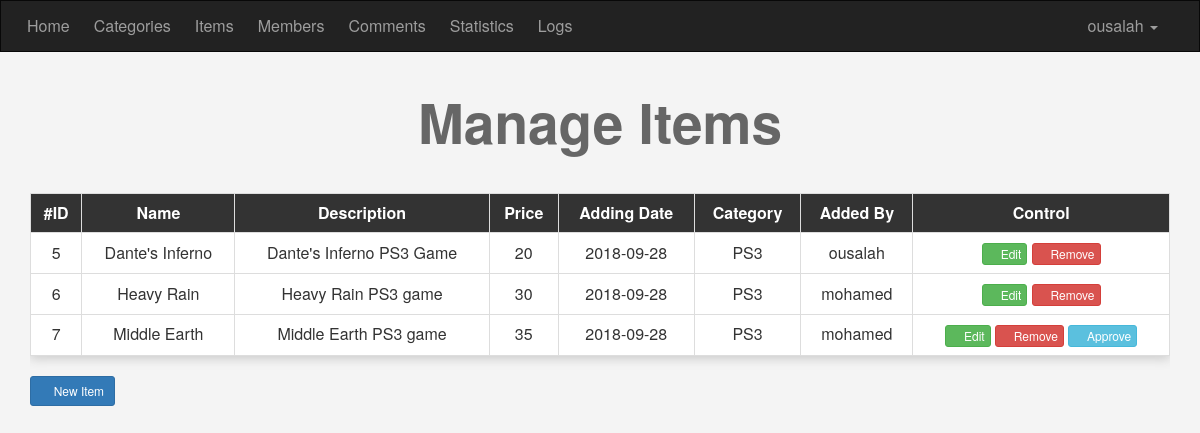
The page /admin/items.php (signed in) on the database its author committed.
### tables this page shows
CREATE TABLE `items` (
  `ItemID` int(11) NOT NULL,
  `Name` varchar(255) NOT NULL,
  `Description` text NOT NULL,
  `Price` varchar(255) NOT NULL,
  `Add_Date` date NOT NULL,
  `Country_Made` varchar(255) NOT NULL,
  `Image` varchar(255) NOT NULL,
  `Status` varchar(255) NOT NULL COMMENT 'New, Used, Like New, ...',
  `Rating` smallint(6) NOT NULL,
  `Approve` tinyint(4) NOT NULL DEFAULT '0' COMMENT '0 == Not approved, 1 == approved',
  `CatID` int(11) NOT NULL,
  `MemberID` int(11) NOT NULL
);

CREATE TABLE `categories` (
  `ID` int(11) NOT NULL,
  `Name` varchar(255) NOT NULL,
  `Description` text NOT NULL,
  `Ordering` int(11) NOT NULL DEFAULT '0',
  `Visibility` tinyint(4) NOT NULL DEFAULT '1' COMMENT '0 = hidden, 1 = visible',
  `Allow_Comment` tinyint(4) NOT NULL DEFAULT '1',
  `Allow_Ads` tinyint(4) NOT NULL DEFAULT '1'
);

CREATE TABLE `users` (
  `UserID` int(11) NOT NULL,
  `Username` varchar(255) NOT NULL,
  `Password` varchar(255) NOT NULL,
  `Email` varchar(255) NOT NULL,
  `FullName` varchar(255) NOT NULL,
  `GroupID` int(11) NOT NULL DEFAULT '0',
  `TrustStatus` int(11) NOT NULL DEFAULT '0',
  `RegStatus` int(11) NOT NULL DEFAULT '0' COMMENT 'Registration Approval',
  `Date` date NOT NULL
);

### admin/items.php (the view, shortened to what this page needs)
<?php
  if (isset($_SESSION['Username'])) {
    include 'init.php';
    $do = (isset($_GET['do']) && !empty($_GET['do'])) ? $_GET['do'] : 'manage';
    if ($do == 'manage') {
      $query = "";
      $stmt = $con->prepare("SELECT items.*, categories.Name AS Category, users.Username FROM items
                            INNER JOIN categories ON categories.ID = items.CatID
                            INNER JOIN users ON users.UserID = items.MemberID $query");
      $stmt->execute();
      $items = $stmt->fetchAll();
      $count = $stmt->rowCount();
?>
      <h1 class='text-center'>Manage Items</h1>
      <div class="container">
        <div class="table-responsive">
          <table class="main-table text-center table table-bordered">
            <tr>
              <th>#ID</th>
              <th>Name</th>
              <th>Description</th>
              <th>Price</th>
              <th>Adding Date</th>
              <th>Category</th>
              <th>Added By</th>
              <th>Control</th>
            </tr>
            <?php if ($count > 0): ?>
              <?php foreach ($items as $item): ?>
                <tr>
                  <td><?php echo $item["ItemID"]; ?></td>
                  <td><?php echo $item["Name"]; ?></td>
                  <td><?php echo $item["Description"]; ?></td>
                  <td><?php echo $item["Price"]; ?></td>
                  <td><?php echo $item["Add_Date"]; ?></td>
                  <td><?php echo $item["Category"]; ?></td>
                  <td><?php echo $item["Username"]; ?></td>
                  <td>
                    <a href="?do=edit&itemid=<?php echo $item["ItemID"]; ?>" class="btn btn-success btn-xs"><i class="fa fa-edit"></i> Edit</a>
                    <a href="?do=delete&itemid=<?php echo $item["ItemID"]; ?>" class="btn btn-danger btn-xs confirm"><i class="fa fa-remove"></i> Remove</a>
                    <?php if ($item["Approve"] == 0): ?>
                      <a href="?do=approve&itemid=<?php echo $item["ItemID"]; ?>" class="btn btn-info btn-xs"><i class="fa fa-check"></i> Approve</a>
                    <?php endif; ?>
                  </td>
                </tr>
              <?php endforeach; ?>
            <?php else: ?>
              <tr>
                <td colspan='6'>No Data to Show.</td>
              </tr>
            <?php endif; ?>
          </table>
        </div>
        <a href="?do=add" class="btn btn-primary btn-sm"><i class="fa fa-plus"></i> New Item</a>
      </div>
<?php
    } else {
      echo '<h1 class="text-center">Page Not Found! (404)</h1>';
    }
    include $tpl . "footer.php";
  } else {
    header('Location: index.php');
    exit();
  }

### admin/layout/css/backend.css (style rules this page uses)
body { background-color: #f4f4f4; font-size: 16px; }
h1 { font-size: 55px; margin: 40px 0; font-weight: bold; color: #666; }
.main-table { -webkit-box-shadow: 0 3px 10px #ccc; -moz-box-shadow: 0 3px 10px #ccc; box-shadow: 0 3px 10px #ccc; }
.main-table tr:first-child th { background-color: #333; color: #fff; }
.main-table th, .main-table td { text-align: center; }
.main-table td { background-color: #fff; vertical-align: middle !important; }

### rows shown on the page
items: ItemID "5", Name "Dante's Inferno", Description "Dante's Inferno PS3 Game", Price "20", Add_Date "2018-09-28", CatID.Name "PS3", MemberID.Username "ousalah"
items: ItemID "6", Name "Heavy Rain", Description "Heavy Rain PS3 game", Price "30", Add_Date "2018-09-28", CatID.Name "PS3", MemberID.Username "mohamed"
items: ItemID "7", Name "Middle Earth", Description "Middle Earth PS3 game", Price "35", Add_Date "2018-09-28", CatID.Name "PS3", MemberID.Username "mohamed"

### other values the page prints
$lang[$phrase] "Home Categories Items Members Comments Statistics Logs"
$_SESSION['Username'] "ousalah"
